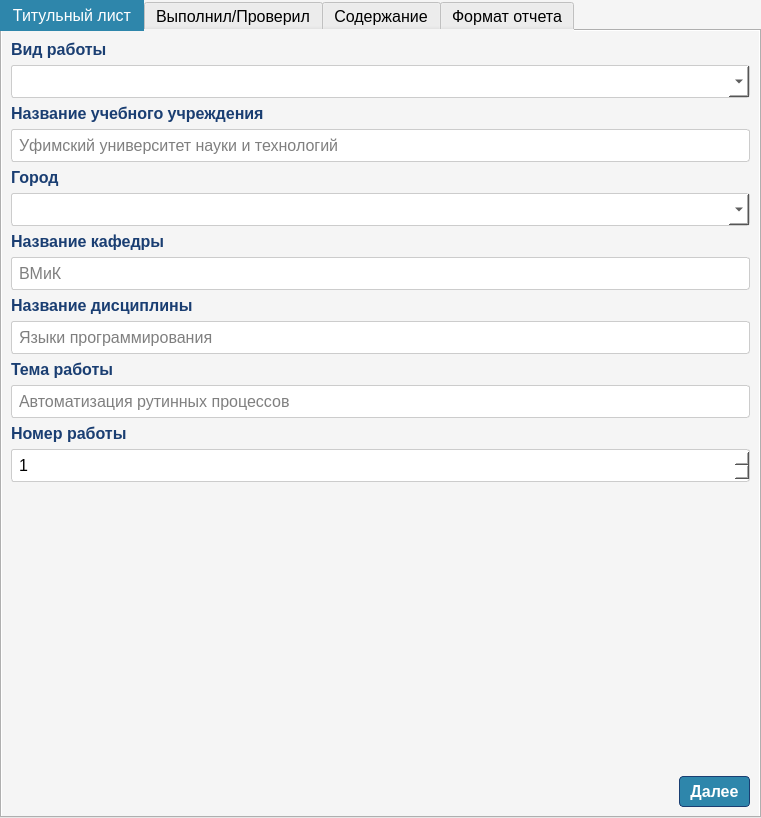
<?xml version="1.0" encoding="UTF-8"?>
<ui version="4.0">
 <class>MainWindow</class>
 <widget class="QMainWindow" name="MainWindow">
  <property name="enabled">
   <bool>true</bool>
  </property>
  <property name="geometry">
   <rect>
    <x>0</x>
    <y>0</y>
    <width>761</width>
    <height>818</height>
   </rect>
  </property>
  <property name="minimumSize">
   <size>
    <width>650</width>
    <height>0</height>
   </size>
  </property>
  <property name="windowTitle">
   <string notr="true">Генератор отчетов для студентов</string>
  </property>
  <property name="autoFillBackground">
   <bool>false</bool>
  </property>
  <property name="styleSheet">
   <string notr="true">/* Основной фон */
QWidget {
        background-color: #F5F5F5;
        font-family: &quot;Times New Roman&quot;;
		font-size: 16px;
}
    
    /* Кнопки */
    QPushButton {
        background-color: #2E86AB;
        color: white;
        border: 1px solid #1A3E72;
        border-radius: 4px;
        padding: 5px 10px;
		font-weight: bold;
    }
    
    QPushButton:hover {
        background-color: #1A6A8F;
    }
    
    QPushButton:pressed {
        background-color: #0D4B6E;
    }
    
    /* Поля ввода */
    QLineEdit, QComboBox, QSpinBox {
        background-color: white;
        border: 1px solid #CCCCCC;
        border-radius: 3px;
        padding: 5px;
    }
    
    QComboBox::drop-down {
        subcontrol-origin: padding;
        subcontrol-position: top right;
        width: 20px;
    }
    
    /* Список сохранённых данных */
    QListWidget {
        background-color: white;
        border: 1px solid #CCCCCC;
        border-radius: 3px;
    }
    
/* Заголовки */
QLabel {
     color: #1A3E72;
      font-weight: bold;
 }

/* Поле текста */
QTextEdit {
 background-color: white;
}

/* Выбранная вкладка */
QTabBar::tab:selected {
background-color: #2E86AB;
color: white;
}

/* Кнопка вопроса */
QPushButton#questionButton {
background-color: #F5F5F5;
border: 0px;
}</string>
  </property>
  <widget class="QWidget" name="centralwidget">
   <layout class="QVBoxLayout" name="verticalLayout">
    <property name="leftMargin">
     <number>0</number>
    </property>
    <property name="topMargin">
     <number>0</number>
    </property>
    <property name="rightMargin">
     <number>0</number>
    </property>
    <property name="bottomMargin">
     <number>0</number>
    </property>
    <item>
     <widget class="QTabWidget" name="tabWidget">
      <property name="styleSheet">
       <string notr="true"/>
      </property>
      <property name="currentIndex">
       <number>0</number>
      </property>
      <property name="elideMode">
       <enum>Qt::ElideNone</enum>
      </property>
      <property name="movable">
       <bool>false</bool>
      </property>
      <widget class="QWidget" name="tab">
       <attribute name="title">
        <string>Титульный лист</string>
       </attribute>
       <layout class="QVBoxLayout" name="verticalLayout_2">
        <item>
         <widget class="QLabel" name="label">
          <property name="text">
           <string>Вид работы</string>
          </property>
         </widget>
        </item>
        <item>
         <widget class="QComboBox" name="workTypeBox">
          <property name="editable">
           <bool>false</bool>
          </property>
          <property name="frame">
           <bool>true</bool>
          </property>
         </widget>
        </item>
        <item>
         <widget class="QLabel" name="label_2">
          <property name="text">
           <string>Название учебного учреждения</string>
          </property>
         </widget>
        </item>
        <item>
         <widget class="QLineEdit" name="universtyEdit">
          <property name="placeholderText">
           <string>Уфимский университет науки и технологий</string>
          </property>
         </widget>
        </item>
        <item>
         <widget class="QLabel" name="label_8">
          <property name="text">
           <string>Город</string>
          </property>
         </widget>
        </item>
        <item>
         <widget class="QComboBox" name="cityBox">
          <property name="editable">
           <bool>true</bool>
          </property>
          <property name="currentText">
           <string/>
          </property>
         </widget>
        </item>
        <item>
         <widget class="QLabel" name="label_3">
          <property name="text">
           <string>Название кафедры</string>
          </property>
         </widget>
        </item>
        <item>
         <widget class="QLineEdit" name="facultyEdit">
          <property name="placeholderText">
           <string>ВМиК</string>
          </property>
         </widget>
        </item>
        <item>
         <widget class="QLabel" name="label_5">
          <property name="text">
           <string>Название дисциплины</string>
          </property>
         </widget>
        </item>
        <item>
         <widget class="QLineEdit" name="subjectEdit">
          <property name="placeholderText">
           <string>Языки программирования</string>
          </property>
         </widget>
        </item>
        <item>
         <widget class="QLabel" name="label_6">
          <property name="text">
           <string>Тема работы</string>
          </property>
         </widget>
        </item>
        <item>
         <widget class="QLineEdit" name="topicEdit">
          <property name="placeholderText">
           <string>Автоматизация рутинных процессов</string>
          </property>
         </widget>
        </item>
        <item>
         <widget class="QLabel" name="label_4">
          <property name="text">
           <string>Номер работы</string>
          </property>
         </widget>
        </item>
        <item>
         <widget class="QSpinBox" name="workNumberBox">
          <property name="minimum">
           <number>1</number>
          </property>
          <property name="maximum">
           <number>50</number>
          </property>
         </widget>
        </item>
        <item>
         <spacer name="verticalSpacer">
          <property name="orientation">
           <enum>Qt::Vertical</enum>
          </property>
          <property name="sizeHint" stdset="0">
           <size>
            <width>20</width>
            <height>40</height>
           </size>
          </property>
         </spacer>
        </item>
        <item>
         <layout class="QHBoxLayout" name="horizontalLayout">
          <item>
           <spacer name="horizontalSpacer">
            <property name="orientation">
             <enum>Qt::Horizontal</enum>
            </property>
            <property name="sizeHint" stdset="0">
             <size>
              <width>40</width>
              <height>20</height>
             </size>
            </property>
           </spacer>
          </item>
          <item>
           <widget class="QPushButton" name="nextButton1">
            <property name="text">
             <string>Далее</string>
            </property>
           </widget>
          </item>
         </layout>
        </item>
       </layout>
      </widget>
      <widget class="QWidget" name="tab_2">
       <attribute name="title">
        <string>Выполнил/Проверил</string>
       </attribute>
       <layout class="QVBoxLayout" name="verticalLayout_3">
        <item>
         <widget class="QLabel" name="label_7">
          <property name="text">
           <string>Группа</string>
          </property>
         </widget>
        </item>
        <item>
         <widget class="QLineEdit" name="groupEdit">
          <property name="placeholderText">
           <string>ПРО-202Б</string>
          </property>
         </widget>
        </item>
        <item>
         <widget class="QLabel" name="label_9">
          <property name="text">
           <string>Кол-во студентов, выполнявших работу</string>
          </property>
         </widget>
        </item>
        <item>
         <layout class="QHBoxLayout" name="horizontalLayout_6">
          <property name="bottomMargin">
           <number>0</number>
          </property>
          <item>
           <widget class="QPushButton" name="minusButton">
            <property name="text">
             <string>-</string>
            </property>
           </widget>
          </item>
          <item>
           <widget class="QLabel" name="studentCountLabel">
            <property name="text">
             <string>1</string>
            </property>
           </widget>
          </item>
          <item>
           <widget class="QPushButton" name="plusButton">
            <property name="text">
             <string>+</string>
            </property>
           </widget>
          </item>
          <item>
           <spacer name="horizontalSpacer_5">
            <property name="orientation">
             <enum>Qt::Horizontal</enum>
            </property>
            <property name="sizeHint" stdset="0">
             <size>
              <width>40</width>
              <height>20</height>
             </size>
            </property>
           </spacer>
          </item>
         </layout>
        </item>
        <item>
         <widget class="QLabel" name="label_10">
          <property name="text">
           <string>Студент 1</string>
          </property>
         </widget>
        </item>
        <item>
         <widget class="QLineEdit" name="studentEdit1">
          <property name="placeholderText">
           <string>Фамилия И.О.</string>
          </property>
         </widget>
        </item>
        <item>
         <widget class="QLabel" name="studentLabel2">
          <property name="text">
           <string>Студент 2</string>
          </property>
         </widget>
        </item>
        <item>
         <widget class="QLineEdit" name="studentEdit2">
          <property name="dragEnabled">
           <bool>false</bool>
          </property>
          <property name="readOnly">
           <bool>true</bool>
          </property>
          <property name="placeholderText">
           <string/>
          </property>
         </widget>
        </item>
        <item>
         <widget class="QLabel" name="studentLabel3">
          <property name="text">
           <string>Студент 3</string>
          </property>
         </widget>
        </item>
        <item>
         <widget class="QLineEdit" name="studentEdit3">
          <property name="readOnly">
           <bool>true</bool>
          </property>
          <property name="placeholderText">
           <string/>
          </property>
         </widget>
        </item>
        <item>
         <widget class="QLabel" name="studentLabel4">
          <property name="text">
           <string>Студент 4</string>
          </property>
         </widget>
        </item>
        <item>
         <widget class="QLineEdit" name="studentEdit4">
          <property name="readOnly">
           <bool>true</bool>
          </property>
          <property name="placeholderText">
           <string/>
          </property>
         </widget>
        </item>
        <item>
         <widget class="QLabel" name="studentLabel5">
          <property name="text">
           <string>Студент 5</string>
          </property>
         </widget>
        </item>
        <item>
         <widget class="QLineEdit" name="studentEdit5">
          <property name="readOnly">
           <bool>true</bool>
          </property>
          <property name="placeholderText">
           <string/>
          </property>
         </widget>
        </item>
        <item>
         <widget class="QLabel" name="label_15">
          <property name="text">
           <string>ФИО проверяющего</string>
          </property>
         </widget>
        </item>
        <item>
         <widget class="QLineEdit" name="teacherEdit">
          <property name="placeholderText">
           <string>Фамилия И.О.</string>
          </property>
         </widget>
        </item>
        <item>
         <widget class="QLabel" name="label_16">
          <property name="text">
           <string>Должность проверяющего</string>
          </property>
         </widget>
        </item>
        <item>
         <widget class="QLineEdit" name="postEdit">
          <property name="placeholderText">
           <string>Старший преподаватель</string>
          </property>
         </widget>
        </item>
        <item>
         <spacer name="verticalSpacer_2">
          <property name="orientation">
           <enum>Qt::Vertical</enum>
          </property>
          <property name="sizeHint" stdset="0">
           <size>
            <width>20</width>
            <height>40</height>
           </size>
          </property>
         </spacer>
        </item>
        <item>
         <layout class="QHBoxLayout" name="horizontalLayout_2">
          <item>
           <widget class="QPushButton" name="backButton1">
            <property name="text">
             <string>Назад</string>
            </property>
           </widget>
          </item>
          <item>
           <spacer name="horizontalSpacer_2">
            <property name="orientation">
             <enum>Qt::Horizontal</enum>
            </property>
            <property name="sizeHint" stdset="0">
             <size>
              <width>40</width>
              <height>20</height>
             </size>
            </property>
           </spacer>
          </item>
          <item>
           <widget class="QPushButton" name="nextButton2">
            <property name="text">
             <string>Далее</string>
            </property>
           </widget>
          </item>
         </layout>
        </item>
       </layout>
      </widget>
      <widget class="QWidget" name="tab_3">
       <attribute name="title">
        <string>Содержание</string>
       </attribute>
       <layout class="QVBoxLayout" name="verticalLayout_4">
        <item>
         <widget class="QLabel" name="label_17">
          <property name="text">
           <string>Цель работы</string>
          </property>
         </widget>
        </item>
        <item>
         <widget class="QTextEdit" name="purposeText">
          <property name="html">
           <string>&lt;!DOCTYPE HTML PUBLIC &quot;-//W3C//DTD HTML 4.0//EN&quot; &quot;http://www.w3.org/TR/REC-html40/strict.dtd&quot;&gt;
&lt;html&gt;&lt;head&gt;&lt;meta name=&quot;qrichtext&quot; content=&quot;1&quot; /&gt;&lt;style type=&quot;text/css&quot;&gt;
p, li { white-space: pre-wrap; }
&lt;/style&gt;&lt;/head&gt;&lt;body style=&quot; font-family:'Times New Roman'; font-size:16px; font-weight:400; font-style:normal;&quot;&gt;
&lt;p style=&quot; margin-top:0px; margin-bottom:0px; margin-left:0px; margin-right:0px; -qt-block-indent:0; text-indent:0px;&quot;&gt;&lt;span style=&quot; font-size:16px;&quot;&gt;Изучить...&lt;/span&gt;&lt;/p&gt;&lt;/body&gt;&lt;/html&gt;</string>
          </property>
          <property name="placeholderText">
           <string/>
          </property>
         </widget>
        </item>
        <item>
         <widget class="QLabel" name="label_18">
          <property name="text">
           <string>Ход работы</string>
          </property>
         </widget>
        </item>
        <item>
         <widget class="QTextEdit" name="progressText">
          <property name="html">
           <string>&lt;!DOCTYPE HTML PUBLIC &quot;-//W3C//DTD HTML 4.0//EN&quot; &quot;http://www.w3.org/TR/REC-html40/strict.dtd&quot;&gt;
&lt;html&gt;&lt;head&gt;&lt;meta name=&quot;qrichtext&quot; content=&quot;1&quot; /&gt;&lt;style type=&quot;text/css&quot;&gt;
p, li { white-space: pre-wrap; }
&lt;/style&gt;&lt;/head&gt;&lt;body style=&quot; font-family:'Times New Roman'; font-size:16px; font-weight:400; font-style:normal;&quot;&gt;
&lt;p style=&quot; margin-top:0px; margin-bottom:0px; margin-left:0px; margin-right:0px; -qt-block-indent:0; text-indent:0px;&quot;&gt;&lt;span style=&quot; font-size:16px;&quot;&gt;В ходе выполнения данной работы следует...&lt;/span&gt;&lt;/p&gt;&lt;/body&gt;&lt;/html&gt;</string>
          </property>
          <property name="placeholderText">
           <string/>
          </property>
         </widget>
        </item>
        <item>
         <widget class="QLabel" name="label_19">
          <property name="text">
           <string>Вывод</string>
          </property>
         </widget>
        </item>
        <item>
         <widget class="QTextEdit" name="conclusionText">
          <property name="html">
           <string>&lt;!DOCTYPE HTML PUBLIC &quot;-//W3C//DTD HTML 4.0//EN&quot; &quot;http://www.w3.org/TR/REC-html40/strict.dtd&quot;&gt;
&lt;html&gt;&lt;head&gt;&lt;meta name=&quot;qrichtext&quot; content=&quot;1&quot; /&gt;&lt;style type=&quot;text/css&quot;&gt;
p, li { white-space: pre-wrap; }
&lt;/style&gt;&lt;/head&gt;&lt;body style=&quot; font-family:'Times New Roman'; font-size:16px; font-weight:400; font-style:normal;&quot;&gt;
&lt;p style=&quot; margin-top:0px; margin-bottom:0px; margin-left:0px; margin-right:0px; -qt-block-indent:0; text-indent:0px;&quot;&gt;&lt;span style=&quot; font-size:16px;&quot;&gt;В ходе выполнения данной работы было изучено...&lt;/span&gt;&lt;/p&gt;&lt;/body&gt;&lt;/html&gt;</string>
          </property>
          <property name="placeholderText">
           <string/>
          </property>
         </widget>
        </item>
        <item>
         <spacer name="verticalSpacer_3">
          <property name="orientation">
           <enum>Qt::Vertical</enum>
          </property>
          <property name="sizeHint" stdset="0">
           <size>
            <width>20</width>
            <height>40</height>
           </size>
          </property>
         </spacer>
        </item>
        <item>
         <layout class="QHBoxLayout" name="horizontalLayout_3">
          <item>
           <widget class="QPushButton" name="backButton2">
            <property name="text">
             <string>Назад</string>
            </property>
           </widget>
          </item>
          <item>
           <spacer name="horizontalSpacer_3">
            <property name="orientation">
             <enum>Qt::Horizontal</enum>
            </property>
            <property name="sizeHint" stdset="0">
             <size>
              <width>40</width>
              <height>20</height>
             </size>
            </property>
           </spacer>
          </item>
          <item>
           <widget class="QPushButton" name="nextButton3">
            <property name="text">
             <string>Далее</string>
            </property>
           </widget>
          </item>
         </layout>
        </item>
       </layout>
      </widget>
      <widget class="QWidget" name="tab_4">
       <attribute name="title">
        <string>Формат отчета</string>
       </attribute>
       <layout class="QVBoxLayout" name="verticalLayout_5">
        <item>
         <layout class="QHBoxLayout" name="horizontalLayout_7">
          <item>
           <widget class="QLabel" name="label_20">
            <property name="text">
             <string>Файл шаблона</string>
            </property>
           </widget>
          </item>
          <item>
           <widget class="QPushButton" name="questionButton">
            <property name="text">
             <string/>
            </property>
           </widget>
          </item>
          <item>
           <spacer name="horizontalSpacer_6">
            <property name="orientation">
             <enum>Qt::Horizontal</enum>
            </property>
            <property name="sizeHint" stdset="0">
             <size>
              <width>40</width>
              <height>20</height>
             </size>
            </property>
           </spacer>
          </item>
         </layout>
        </item>
        <item>
         <layout class="QHBoxLayout" name="horizontalLayout_4">
          <item>
           <widget class="QLineEdit" name="templateFileEdit">
            <property name="readOnly">
             <bool>true</bool>
            </property>
           </widget>
          </item>
          <item>
           <widget class="QPushButton" name="changeButton">
            <property name="text">
             <string>Изменить</string>
            </property>
           </widget>
          </item>
         </layout>
        </item>
        <item>
         <widget class="QLabel" name="label_21">
          <property name="text">
           <string>Формат файла отчета</string>
          </property>
         </widget>
        </item>
        <item>
         <widget class="QComboBox" name="formatBox"/>
        </item>
        <item>
         <widget class="QLabel" name="label_22">
          <property name="text">
           <string>Имя файла отчета</string>
          </property>
         </widget>
        </item>
        <item>
         <widget class="QLineEdit" name="fileNameEdit">
          <property name="placeholderText">
           <string>ЛР_Отчет_1_ФИО</string>
          </property>
         </widget>
        </item>
        <item>
         <spacer name="verticalSpacer_4">
          <property name="orientation">
           <enum>Qt::Vertical</enum>
          </property>
          <property name="sizeHint" stdset="0">
           <size>
            <width>20</width>
            <height>40</height>
           </size>
          </property>
         </spacer>
        </item>
        <item>
         <layout class="QHBoxLayout" name="horizontalLayout_5">
          <item>
           <widget class="QPushButton" name="backButton3">
            <property name="text">
             <string>Назад</string>
            </property>
           </widget>
          </item>
          <item>
           <spacer name="horizontalSpacer_4">
            <property name="orientation">
             <enum>Qt::Horizontal</enum>
            </property>
            <property name="sizeHint" stdset="0">
             <size>
              <width>40</width>
              <height>20</height>
             </size>
            </property>
           </spacer>
          </item>
          <item>
           <widget class="QPushButton" name="createReportButton">
            <property name="text">
             <string>Создать отчет</string>
            </property>
           </widget>
          </item>
         </layout>
        </item>
       </layout>
      </widget>
     </widget>
    </item>
   </layout>
  </widget>
 </widget>
 <resources/>
 <connections/>
</ui>
